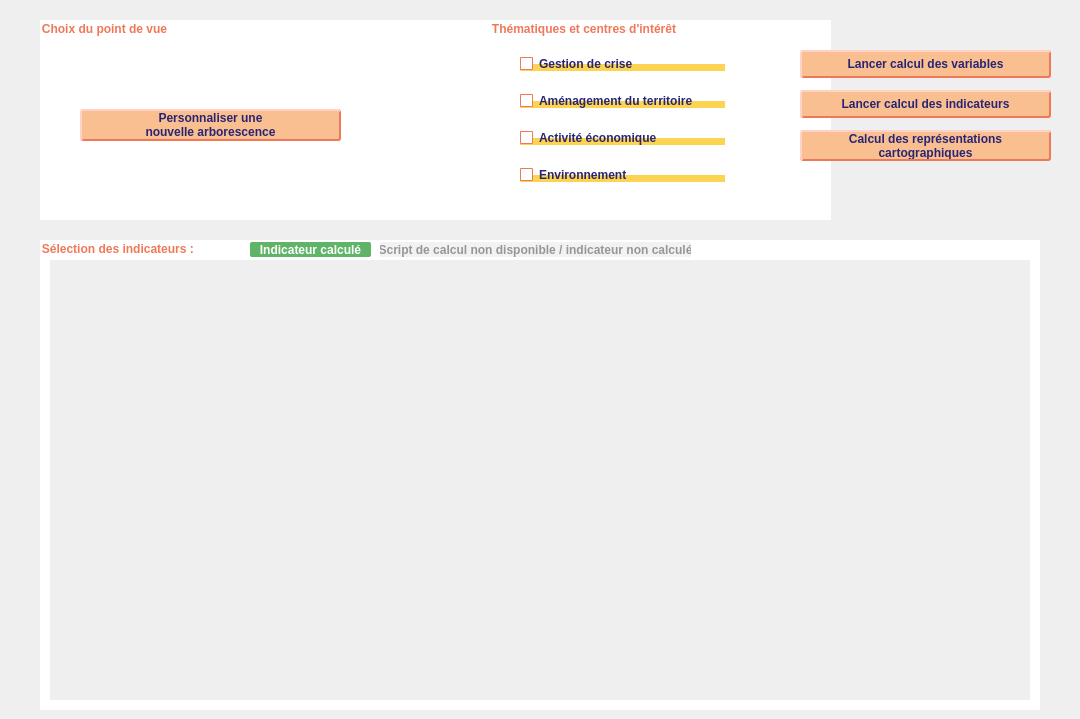
           <widget class="QWidget" name="onglet3_choix_indicateurs">
            <property name="styleSheet">
             <string notr="true">*{
	border: none;
}

QGroupBox{
	border:none;
	background-color: white;
	font: 14px 'Arial';
	font-weight: bold;
	color: rgb(239, 120, 88);
}

QLabel{
	border:none;
	font: 12px &quot;Arial&quot;;
	font-weight: bold;
	color: rgba(41, 37, 116, 255);
	background-color: qlineargradient(spread:reflect, x1:0, y1:0, x2:0, y2:1, stop:0.54 rgba(251, 251, 251, 0), stop:0.541 rgba(251, 212, 81, 255), stop:1 rgba(251, 212, 81, 255));
}

QComboBox{
	border: none;
	border-bottom: 1px solid rgba(251, 212, 81, 255);
	font: 12px &quot;Arial&quot;;
	font-weight: bold;
	color: rgba(41, 37, 116, 255);	
}

QPushButton{
	background-color: rgba(249,191,144,255);
	border-radius: 3px;
	border:2px outset rgb(239, 120, 88);
	color: rgba(41, 37, 116, 255);
	font: 11px &quot;Arial&quot;;
	font-weight: bold;
	margin-left: 20px;
	margin-right: 20px;
}

QPushButton:pressed{
	border:2px inset rgb(239, 120, 88);
}

QRadioButton{
	font: 12px &quot;Arial&quot;;
	font-weight: bold;
	color: rgba(41, 37, 116, 255);
	background-color: qlineargradient(spread:reflect, x1:0, y1:0, x2:0, y2:1, stop:0.54 rgba(251, 251, 251, 0), stop:0.541 rgba(251, 212, 81, 255), stop:1 rgba(251, 212, 81, 255));
}


QRadioButtfon {
	background-color: rgb(252,254,252);
	color: black;
}

QRadioButton::indicator {
	width: 11px;
	height: 11px;
	border-radius: 5px;
}

QRadioButton::indicator::unchecked{ 
	border: 1px solid; 
	border-color: rgb(239, 120, 88);
	border-radius: 5px;
	background-color: white; 
	width: 11px; 
	height: 11px; 
}

QRadioButton::indicator::checked{ 
	border: 3px solid; 
	border-color: white;
	border-radius: 6px;
	background-color: rgba(41, 37, 116, 255);
	width: 7px; 
	height: 7px; 
}

QCheckBox:pressed{
	border:2px inset rgb(239, 120, 88);
}

QCheckBox{
	font: 12px &quot;Arial&quot;;
	font-weight: bold;
	color: rgba(41, 37, 116, 255);
	background-color: qlineargradient(spread:reflect, x1:0, y1:0, x2:0, y2:1, stop:0.54 rgba(251, 251, 251, 0), stop:0.541 rgba(251, 212, 81, 255), stop:1 rgba(251, 212, 81, 255));
}

QCheckBox::indicator {
	width: 11px;
	height: 11px;
	border-radius: 1px;
}

QCheckBox::indicator::unchecked{ 
	border: 1px solid; 
	border-color: rgb(239, 120, 88);
	border-radius: 1px;
	background-color: white; 
	width: 11px; 
	height: 11px; 
}

QCheckBox::indicator::checked{ 
	border: 3px solid; 
	border-color: white;
	border-radius: 1px;
	background-color: rgba(41, 37, 116, 255);
	width: 7px; 
	height: 7px; 
}</string>
            </property>
            <widget class="QGroupBox" name="gb_choix_pt_de_vue">
             <property name="geometry">
              <rect>
               <x>40</x>
               <y>20</y>
               <width>450</width>
               <height>200</height>
              </rect>
             </property>
             <property name="title">
              <string>Choix du point de vue</string>
             </property>
             <widget class="QWidget" name="rb_parent_pt_vue" native="true">
              <property name="geometry">
               <rect>
                <x>20</x>
                <y>20</y>
                <width>301</width>
                <height>171</height>
               </rect>
              </property>
              <layout class="QVBoxLayout" name="verticalLayout_4">
               <property name="leftMargin">
                <number>0</number>
               </property>
               <property name="topMargin">
                <number>0</number>
               </property>
               <property name="rightMargin">
                <number>0</number>
               </property>
               <property name="bottomMargin">
                <number>0</number>
               </property>
               <item>
                <layout class="QVBoxLayout" name="layout_liste_pts_vue">
                 <property name="spacing">
                  <number>16</number>
                 </property>
                 <item>
                  <widget class="QPushButton" name="pb_nvelle_arborescence">
                   <property name="text">
                    <string>Personnaliser une 
nouvelle arborescence</string>
                   </property>
                  </widget>
                 </item>
                </layout>
               </item>
              </layout>
             </widget>
            </widget>
            <widget class="QGroupBox" name="gb_thematiques">
             <property name="geometry">
              <rect>
               <x>490</x>
               <y>20</y>
               <width>341</width>
               <height>200</height>
              </rect>
             </property>
             <property name="title">
              <string>Thématiques et centres d'intérêt</string>
             </property>
             <widget class="QPushButton" name="pb_valider_thematiques">
              <property name="geometry">
               <rect>
                <x>310</x>
                <y>30</y>
                <width>93</width>
                <height>28</height>
               </rect>
              </property>
              <property name="text">
               <string>Ok</string>
              </property>
             </widget>
             <widget class="QWidget" name="verticalLayoutWidget">
              <property name="geometry">
               <rect>
                <x>30</x>
                <y>20</y>
                <width>205</width>
                <height>161</height>
               </rect>
              </property>
              <layout class="QVBoxLayout" name="vl_thematiques">
               <item>
                <widget class="QCheckBox" name="chkb_gestion_crise">
                 <property name="text">
                  <string>Gestion de crise</string>
                 </property>
                </widget>
               </item>
               <item>
                <widget class="QCheckBox" name="chkb_amenagt_terr">
                 <property name="text">
                  <string>Aménagement du territoire</string>
                 </property>
                </widget>
               </item>
               <item>
                <widget class="QCheckBox" name="chkb_act_economique">
                 <property name="text">
                  <string>Activité économique</string>
                 </property>
                </widget>
               </item>
               <item>
                <widget class="QCheckBox" name="chkb_environnement">
                 <property name="text">
                  <string>Environnement</string>
                 </property>
                </widget>
               </item>
              </layout>
             </widget>
            </widget>
            <widget class="QGroupBox" name="gb_choix_indic">
             <property name="geometry">
              <rect>
               <x>40</x>
               <y>240</y>
               <width>1000</width>
               <height>470</height>
              </rect>
             </property>
             <property name="title">
              <string>Sélection des indicateurs : </string>
             </property>
             <widget class="QWidget" name="w_arbo_indicateurs_parent" native="true">
              <property name="geometry">
               <rect>
                <x>10</x>
                <y>20</y>
                <width>980</width>
                <height>440</height>
               </rect>
              </property>
              <layout class="QHBoxLayout" name="horizontalLayout_3">
               <property name="leftMargin">
                <number>0</number>
               </property>
               <property name="topMargin">
                <number>0</number>
               </property>
               <property name="rightMargin">
                <number>0</number>
               </property>
               <property name="bottomMargin">
                <number>0</number>
               </property>
               <item>
                <widget class="QScrollArea" name="scrollArea">
                 <property name="widgetResizable">
                  <bool>true</bool>
                 </property>
                 <widget class="QWidget" name="scrollAreaWidgetContents">
                  <property name="geometry">
                   <rect>
                    <x>0</x>
                    <y>0</y>
                    <width>980</width>
                    <height>440</height>
                   </rect>
                  </property>
                  <layout class="QHBoxLayout" name="horizontalLayout_4">
                   <property name="leftMargin">
                    <number>0</number>
                   </property>
                   <property name="topMargin">
                    <number>0</number>
                   </property>
                   <property name="rightMargin">
                    <number>0</number>
                   </property>
                   <property name="bottomMargin">
                    <number>0</number>
                   </property>
                   <item>
                    <widget class="QWidget" name="widget_14" native="true"/>
                   </item>
                  </layout>
                 </widget>
                </widget>
               </item>
              </layout>
             </widget>
             <widget class="QPushButton" name="pb_indic_retenu">
              <property name="geometry">
               <rect>
                <x>210</x>
                <y>1</y>
                <width>121</width>
                <height>16</height>
               </rect>
              </property>
              <property name="styleSheet">
               <string notr="true">background-color: rgb(96, 180, 103);
border: none;
border-radius: 2px; 
color:white;
margin:0px;
padding:0px; 
margin-top:1px</string>
              </property>
              <property name="text">
               <string>Indicateur calculé</string>
              </property>
             </widget>
             <widget class="QPushButton" name="pb_indic_ecarte">
              <property name="geometry">
               <rect>
                <x>340</x>
                <y>1</y>
                <width>311</width>
                <height>16</height>
               </rect>
              </property>
              <property name="styleSheet">
               <string notr="true">background-color: #f2f2f2;
border: none;
border-radius: 2px; 
color: #969696;
margin:0px;
padding:0px; 
margin-top:1px</string>
              </property>
              <property name="text">
               <string>Script de calcul non disponible / indicateur non calculé</string>
              </property>
             </widget>
            </widget>
            <widget class="QPushButton" name="pb_var_all">
             <property name="geometry">
              <rect>
               <x>780</x>
               <y>50</y>
               <width>291</width>
               <height>28</height>
              </rect>
             </property>
             <property name="text">
              <string>Lancer calcul des variables</string>
             </property>
            </widget>
            <widget class="QPushButton" name="pb_indic_all">
             <property name="geometry">
              <rect>
               <x>780</x>
               <y>90</y>
               <width>291</width>
               <height>28</height>
              </rect>
             </property>
             <property name="text">
              <string>Lancer calcul des indicateurs</string>
             </property>
            </widget>
            <widget class="QPushButton" name="pb_indic_rc_all">
             <property name="geometry">
              <rect>
               <x>780</x>
               <y>130</y>
               <width>291</width>
               <height>31</height>
              </rect>
             </property>
             <property name="text">
              <string>Calcul des représentations 
cartographiques</string>
             </property>
            </widget>
           </widget>
